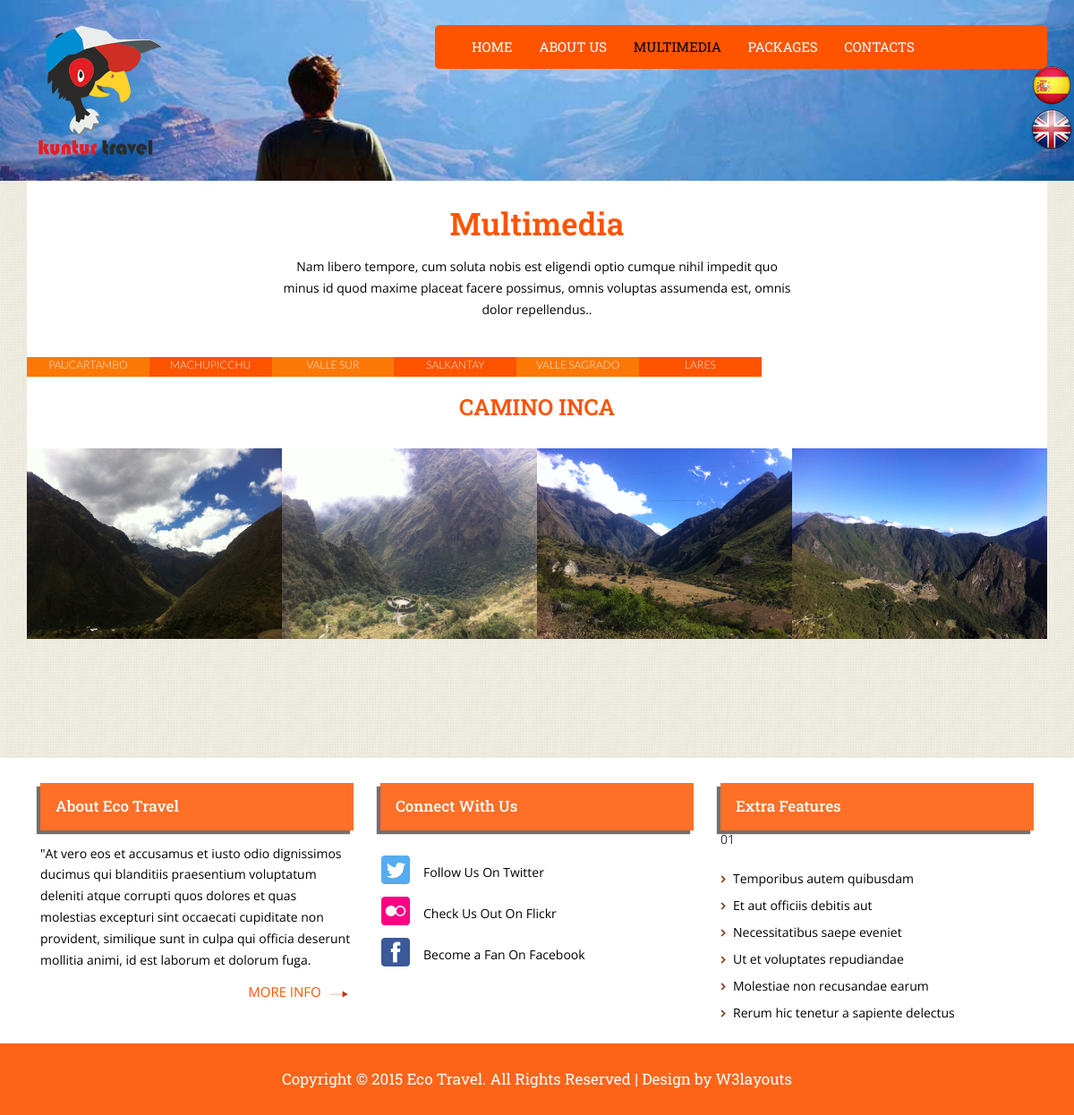
The page /pages/gallery.php on the database its author committed.
### tables this page shows
CREATE TABLE `categoriafotos` (
  `idCategoriaFoto` int(8) default NULL,
  `nombreCategoria` char(100) default NULL,
  `eliminar` int(1) default '0'
);

### pages/gallery.php (the view, shortened to what this page needs)
<!DOCTYPE html>
<html>
<head>
<link href="../css/style.css" rel="stylesheet" type="text/css" media="all" />
<link href="../css/bootstrap.css" rel="stylesheet" type="text/css" media="all" />
<link rel="stylesheet" href="../css/touchTouch.css" type="text/css" media="all" />
		<link rel="stylesheet" type="text/css" href="../menucssjs/css/default.css" />
		<link rel="stylesheet" type="text/css" href="../menucssjs/css/component.css" />
</head>
<body>
    <a class='flotanteE' href='../index.php?i=0' ><img src='../images/esp.png' border="0"/></a>
    <a class='flotanteI' href='../index.php?i=1' ><img src='../images/ing.png' border="0"/></a>
<?php
	$link = Conectarse();
	$id = $_GET['cod'];
	if($id<=0)
	{ $id=1;}
	if( $_GET['i']=='' or $_GET['i']=='1')
	{
		$i='1';
	}
	else
	{
		$i='0';
	}
	if($i==1)
	{
		$boton="MORE INFO";
		$descripcion="Nam libero tempore, cum soluta nobis est eligendi optio cumque nihil impedit quo minus id quod maxime placeat facere possimus, omnis voluptas assumenda est, omnis dolor repellendus.";
		$titulo2="About Eco Travel";
		$titulo3="Connect With Us";
		$titulo4="Extra Features";
	}
			$consulta = mysql_query("SELECT nombreCategoria FROM categoriafotos WHERE idCategoriaFoto ='$id'",$link);
			$row = mysql_fetch_array($consulta);
			$fotos ="SELECT  nombreFoto FROM fotos WHERE idCategoriafoto='$id' ORDER BY RAND()";
			$rfotos = mysql_query($fotos,$link);
			$nombrefoto=array();
			while($row2 = mysql_fetch_array($rfotos))
			{
				array_push($nombrefoto,$row2[0]);
			}
			$catego ="SELECT  idCategoriaFoto, nombreCategoria FROM categoriafotos where eliminar='0' ORDER BY RAND()";
			$cat = mysql_query($catego,$link);
			$idcat=array();
			$nombres=array();
			while($row1 = mysql_fetch_array($cat))
			{
				array_push($idcat,$row1[0]);
				array_push($nombres,$row1[1]);
			}
?>
	<div class="banner-with-text1">
	<div class="container">
		<div class="header">
			<div class="header-bottom">
				<div class="header-bottom-left">
					<a href="../index.php&i=<?php echo $i;?>">
					<img src="../images/kuntur.png">
					</a>
				</div>
				<div class="header-bottom-right">
							<?php  if($i=='1'){echo '
							<ul class="nav1">
								<li><a href="../index.php?i='.$i.'">HOME</a></li>
								<li><a href="events.php?i='.$i.'">ABOUT US</a></li>
								<li  class="cap"><a href="gallery.php?i='.$i.'">MULTIMEDIA</a></li>
								<li><a href="blog.php?i='.$i.'">PACKAGES</a></li>
								<li><a href="contact.php?i='.$i.'">CONTACTS</a></li>
                        	</ul>
                        	';}
                        	else
                        	{
                        		echo '
							<ul class="nav1">
								<li ><a href="../index.php?i='.$i.'">INICIO</a></li>
								<li><a href="events.php?i='.$i.'">QUIENES SOMOS</a></li>
								<li class="cap"><a href="gallery.php?i='.$i.'">MULTIMEDIA</a></li>
								<li><a href="blog.php?i='.$i.'">PAQUETES</a></li>
								<li><a href="contact.php?i='.$i.'">CONTACTOS</a></li>
                        	</ul>
                        	';}
                        	?>
				</div>
				<div class="clearfix"> </div>
			</div>
		</div>
	</div>
	</div>
<div class="banner-bdy gal">
   <div class="container">
	<div class="gallery" >
		<h3>Multimedia</h3>
		<p class="gal-txt"><?php echo $descripcion; ?>.</p>
		 <div class="container1" style="align:center; width:100%;font-size: 8px; padding: 0; margin: 0;font-family: 'Lato', Calibri, Arial, sans-serif;" >
	    <div class="main1 clearfix1" >
				<nav id="menu" class="nav" style="width=100%; text-align:center">
					<ul>
				 	<?php
						for($k=0;$k<count($nombres);$k++)
						{
						?>
							<li>
								<a href="gallery.php?cod=<?php echo $idcat[$k];?>&i=<?php echo $i;?>" >
								<span >
									<?php echo $nombres[$k]; ?>
								</span>
								</a>
							</li>
						<?php  } ?>
					</ul>
				</nav>
			</div>
			</div>
			<h3 style="text-align:center; font-size:25px;"><?php echo $row[0]; ?></h3>
    			<div class="gallery-grids">
					<?php
		     		   for($j=0;$j<count($nombrefoto);$j++)
						{
							  list($width,$height)= getimagesize("../administracion/imagenes/fotos/$row[0]/$nombrefoto[$j]");
							if($width>$height)
							{
								?>
								<div class="gallery-grid">
								<a class="fancybox" href="../administracion/imagenes/fotos/<?php echo $row[0]; ?>/<?php echo $nombrefoto[$j]; ?>" data-fancybox-group="gallery">
		        	   			<img                 src="../administracion/imagenes/fotos/<?php echo $row[0]; ?>/<?php echo $nombrefoto[$j]; ?>" class="img-style row6">
		           				</a>
		           				</div>
		           				<?php
		           				}
		           					?>
		           			<?php
		           			}
		           			?>
					</div>
    			</div>
				</div>
			</div>
	<div class="footer-top">
<div class="container">
		<div class="footer-top-grids">
			<div class="col-md-4 footer-top-grid">
				<h3><?php echo $titulo2; ?></h3>
				<p>"At vero eos et accusamus et iusto odio dignissimos ducimus
				qui blanditiis praesentium voluptatum deleniti atque corrupti quos
				dolores et quas molestias excepturi sint occaecati cupiditate non
				provident, similique sunt in culpa qui officia deserunt mollitia animi,
				id est laborum et dolorum fuga. </p>
				<div class="read1">
					<a href="paquetes/paquete.php&i=<?php echo $i;?>" ><?php echo $boton; ?></a>
				</div>
			</div>
			<div class="col-md-4 footer-top-grid">
				<h3><?php echo $titulo3; ?></h3>
				<div class="twi-txt">
					<div class="twi">
						<a href="#" class="twitter"></a>
					</div>
					<div class="twi-text">
						<p><a href="#">Follow Us On Twitter</a></p>
					</div>
					<div class="clearfix"> </div>
				</div>
				<div class="twi-txt1">
					<div class="twi">
						<a href="#" class="flickr"> </a>
					</div>
					<div class="twi-text">
						<p><a href="#">Check Us Out On Flickr</a></p>
					</div>
					<div class="clearfix"> </div>
				</div>
				<div class="twi-txt1">
					<div class="twi">
						<a href="#" class="facebook"> </a>
					</div>
					<div class="twi-text">
						<p><a href="#">Become a Fan On Facebook</a></p>
					</div>
					<div class="clearfix"> </div>
				</div>
			</div>
			<div class="col-md-4 footer-top-grid">
				<h3><?php echo $titulo4; ?></h3>
							<?php
					for ($q=0; $q < 2; $q++) {
						$resultado = $q % 2;
						echo $resultado;
					}
				?>
				<ul class="last">
					<li><a href="#">Temporibus autem quibusdam</a></li>
					<li><a href="#">Et aut officiis debitis aut</a></li>
					<li><a href="#">Necessitatibus saepe eveniet</a></li>
					<li><a href="#">Ut et voluptates repudiandae</a></li>
					<li><a href="#">Molestiae non recusandae earum</a></li>
					<li><a href="#">Rerum hic tenetur a sapiente delectus</a></li>
				</ul>
			</div>
			<div class="clearfix"> </div>
		</div>
	</div>
		<div class="footer">
			<p>Copyright © 2015 Eco Travel. All Rights Reserved | Design by<a href="http://w3layouts.com/"> W3layouts</a></p>
		</div>
	</div>
</body>
</html>

### css/style.css (style rules this page uses)
html, body { font-size: 100%; font-family: 'Open Sans', sans-serif !important; }
body a { transition: 0.5s all ease; -webkit-transition: 0.5s all ease; -moz-transition: 0.5s all ease; -o-transition: 0.5s all ease; -ms-transition: 0.5s all ease; }
h1,h2,h3,h4,h5,h6 { margin:0; }
p { margin:0; }
ul,label { margin:0; padding:0; }
.banner-bdy { background:url(../images/banner.jpg) 0px 0px; min-height:1050px; }
.header-bottom { margin:2em 0; }
.header-bottom-left { float:left; width:15%; }
.header-bottom-left a { line-height: 0.8em; display: block; font-size: 42px; text-decoration: none; color: #fff; font-weight: 400; letter-spacing:3px; font-family: 'Roboto Slab', serif; }
.header-bottom-right { float:right; width:65%; }
.header-bottom-right { background:#FE5400; border-radius: 5px; -webkit-border-radius: 5px; -moz-border-radius: 5px; -o-border-radius: 5px; -ms-border-radius: 5px; }
.header-bottom-right ul { padding:1em 2em; margin:0; }
.header-bottom-right ul li { display:inline-block; margin:0 15px; }
.header-bottom-right ul li a { font-size:15px; color:#fff; text-decoration:none; font-family: 'Roboto Slab', serif; }
.header-bottom-right ul li a:hover,.header-bottom-right ul li.cap a { color:#000; text-decoration:none; }
.banner-with-text1 { background: url(../images/2.jpg) no-repeat 0px -170px; background-size: cover; -webkit-background-size: cover; -moz-background-size: cover; -o-background-size: cover; -ms-background-size: cover; min-height:170px; }
#slider3-pager li,#slider4-pager li,#slider2-pager li, { display:inline-block; }
.footer-top { padding:2em 0 0; background:#fff; }
.footer-top-grid h3 { background:#FE5400; opacity: 0.84; padding:1em; font-size:17px; color:#fff; margin:0; box-shadow: -4px 4px 1px #555; -webkit-box-shadow: -4px 4px 1px #555; -moz-box-shadow: -4px 4px 1px #555; -o-box-shadow: -4px 4px 1px #555; -ms-box-shadow: -4px 4px 1px #555; font-family: 'Roboto Slab', serif; }
.footer-top-grid p { color: #000; font-size: 14px; margin: 1em 0 0; line-height: 1.7em; }
.read1 { text-align:center; margin:1em 0 0 14em; }
.read1 a { color:#FE5400; font-size:15px; text-decoration:none; background: url(../images/1.png) no-repeat 8.5em 0.56em; display: block; height: 18px; }
.twi-txt { padding:2em 0 0; }
.twi { float:left; }
.twi a.twitter { background:url(../images/img-sp.png) no-repeat -89px -8px; display:block; height:32px; width:34px; }
.twi-text { float:left; margin-left:1em; margin-top: 0.5em; }
.twi-text p { margin:0; }
.twi-text p a { font-size: 14px; color: #000; text-decoration:none; }
.twi a.flickr { background:url(../images/img-sp.png) no-repeat -89px -58px; display:block; height:32px; width:34px; }
.twi a.facebook { background:url(../images/img-sp.png) no-repeat -89px -107px; display:block; height:32px; width:34px; }
.footer-top-grid ul.last li a,.footer-top-grid ul li { font-size: 14px; color: #000; display:-webkit-inline-box; font-style:normal; text-decoration:none; }
.footer-top-grid ul { padding:1em 0; margin:0; }
.footer-top-grid ul li { list-style-type:none; margin:10px 0; }
ul.last li { list-style-type:inherit; display:block; background:url(../images/2.png) no-repeat 0px 6px; padding-left:1em; }
.twi-txt1 { padding:1em 0 0; }
.footer { padding:2em 0; background:#FE5400; opacity: 0.90; text-align:center; }
.footer p { color:#fff; font-size: 17px; margin:0; font-family: 'Roboto Slab', serif; }
.footer p a { color:#fff; text-decoration:none; }
.gallery { padding:2em 0; background:#fff; }
.gallery h3 { text-align:center; font-size:35px; font-weight:600; margin:0 0 .5em; color:#FE5400; font-family: 'Roboto Slab', serif; }
p.gal-txt { color: #000; font-size: 14px; margin: 0 auto 3em; line-height: 1.7em; width:50%; text-align:center; }
.gallery-grid { float:left; width:25%; }
.gallery-grids img { width:100%; }
.gal { min-height: 645px; }
@media (max-width: 1280px) { .header-bottom-right { width: 60%; } }
@media (max-width: 1280px) { .header-bottom-right ul li { margin: 0 13px; } }
.flotanteE { display:scroll; position:fixed; top:70px; right:0px; z-index: 1200; }
.flotanteI { display:scroll; position:fixed; top:120px; right:0px; z-index: 1200; }
.nav li:nth-child(6n+1) { background: rgb(251, 120, 6); background: rgb(255, 108, 0); background: rgb(217, 107, 33); background:#FE5400; background:#D96B21; background:#FE5400; }

### rows shown on the page
categoriafotos: nombreCategoria "CAMINO INCA", nombreCategoria (picture)

### other values the page prints
$descripcion "Nam libero tempore, cum soluta nobis est eligendi optio cumque nihil impedit quo minus id quod maxime placeat facere possimus, omnis voluptas assumenda est, omnis dolor repellendus."
$nombres[$k] "PAUCARTAMBO"
$nombres[$k] "MACHUPICCHU"
$nombres[$k] "VALLE SUR"
$nombres[$k] "SALKANTAY"
$nombres[$k] "VALLE SAGRADO"
$nombres[$k] "LARES"
$titulo2 "About Eco Travel"
$boton "MORE INFO"
$titulo3 "Connect With Us"
$titulo4 "Extra Features"
$resultado "0"
$resultado "1"
